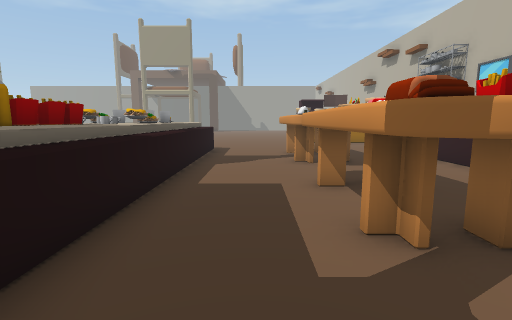
view 1 (above)

23 first-person views from a walk through a Unity game level. The camera is 1.3 m above the floor, tilts 8° down and sees 85° across. The floor is counted in squares, 1 m on a side. Each view is taken from the middle of a square. On the plan, view 1 faces up. The plan holds only what a view shows up to about 13 squares ahead; the rest is blank. The place goes on beyond the plan. Some animated figures are not drawn.

view 2
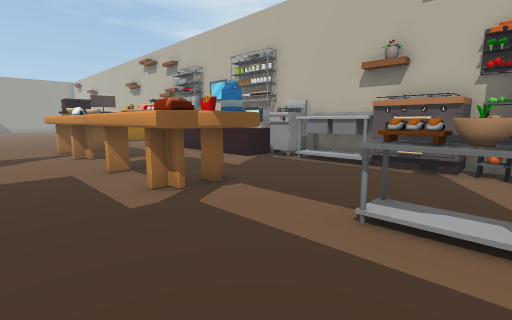

view 3
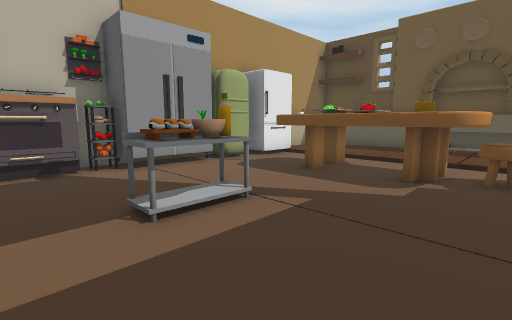

view 4
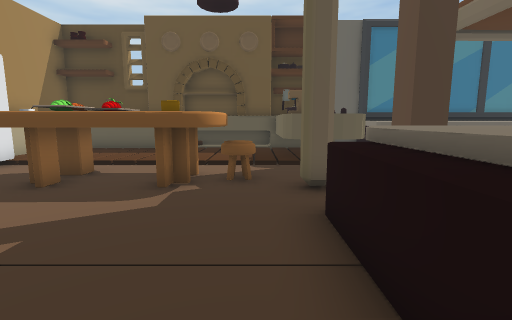

view 5
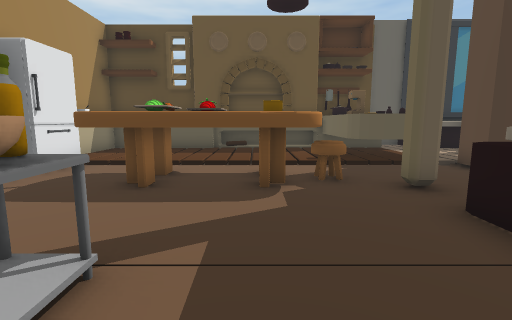

view 6
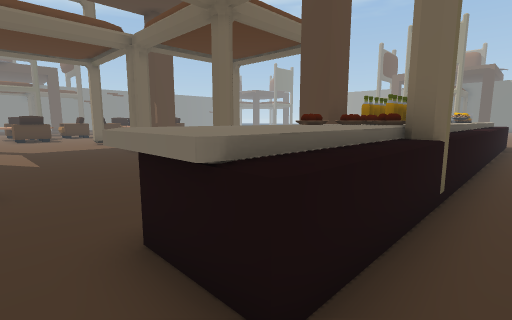

view 7
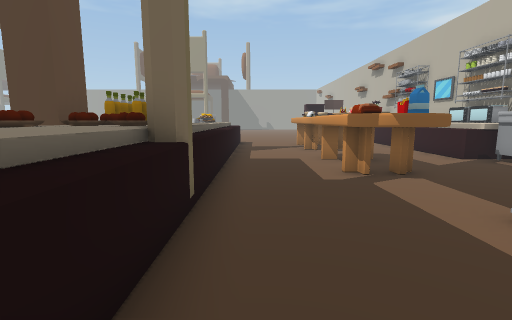

view 8
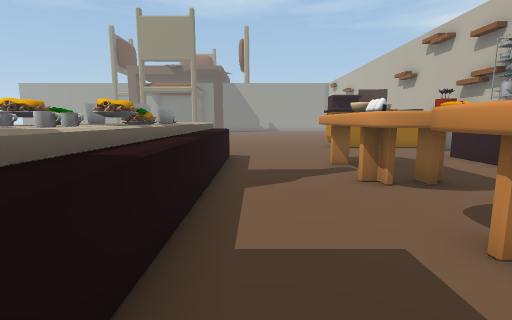

view 9
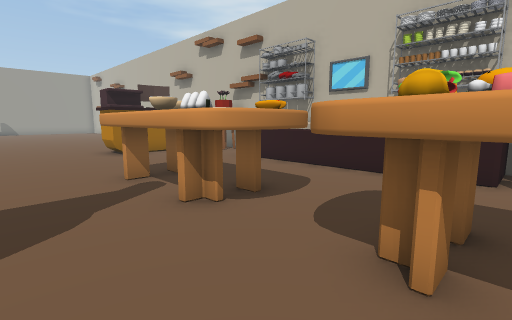

view 10
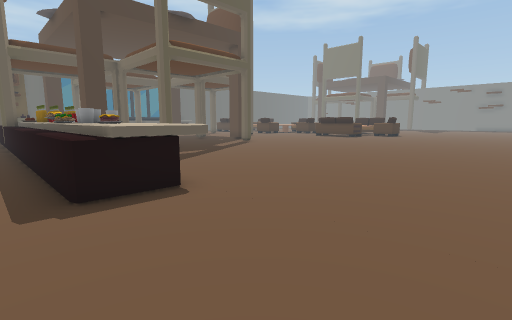

view 11
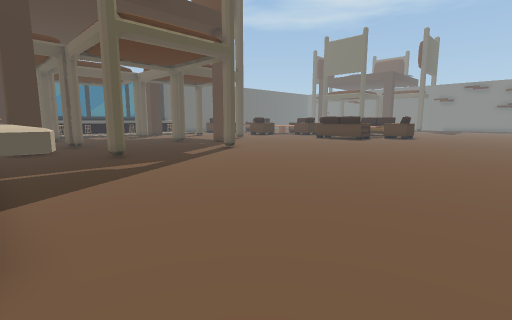

view 12
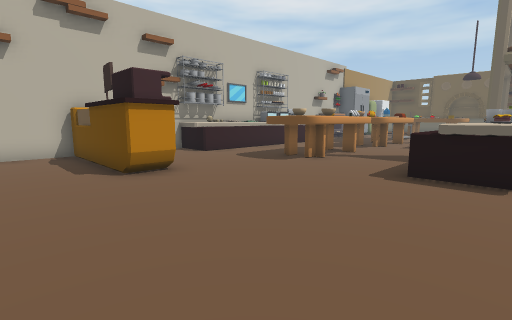

view 13
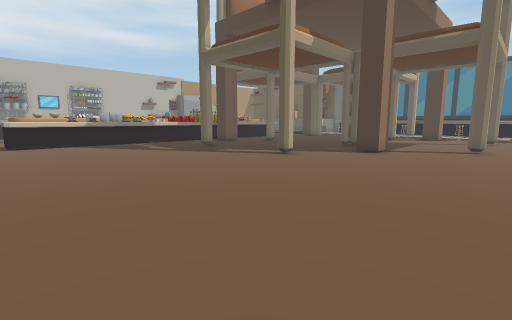

view 14
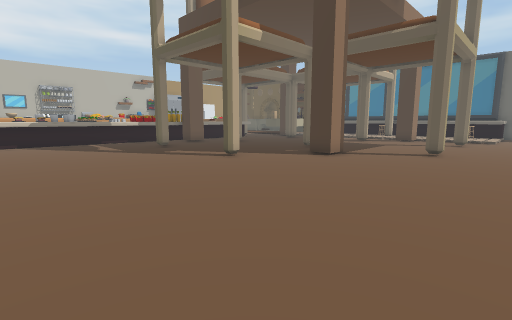

view 15
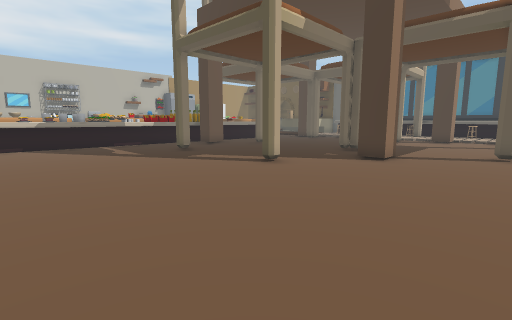

view 16
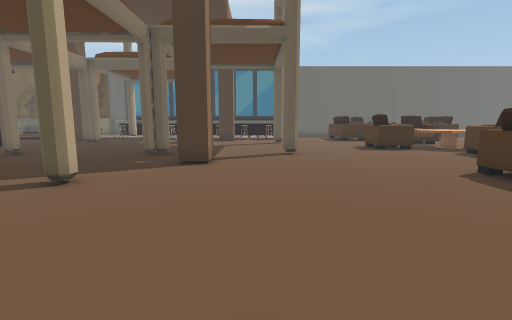

view 17
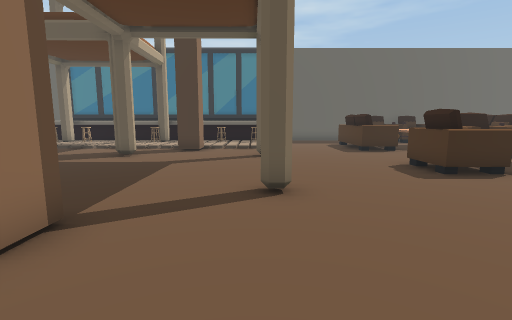

view 18
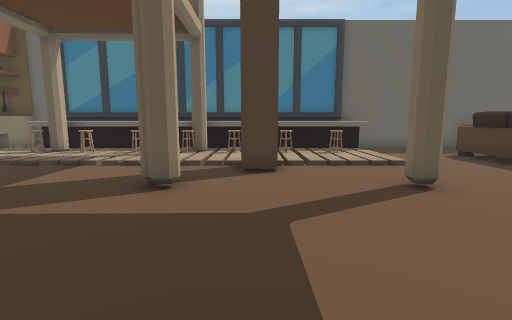

view 19
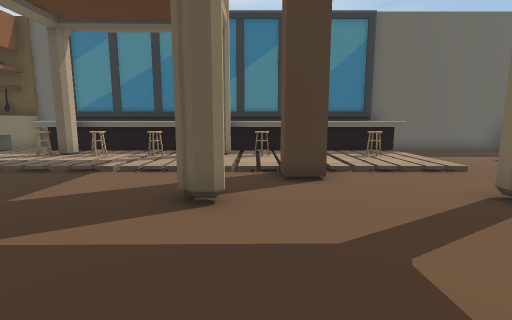

view 20
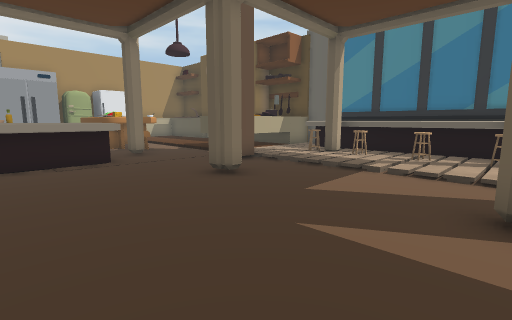

view 21
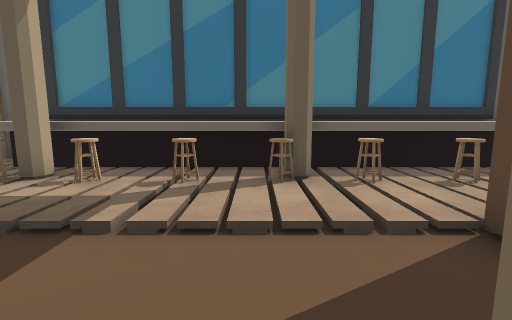

view 22
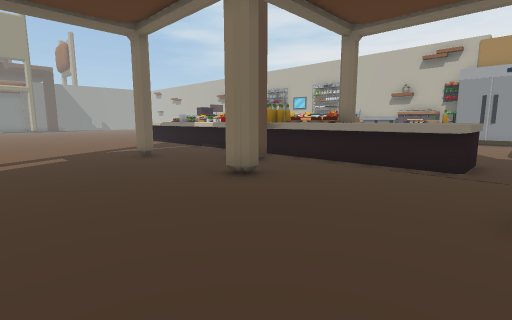

view 23
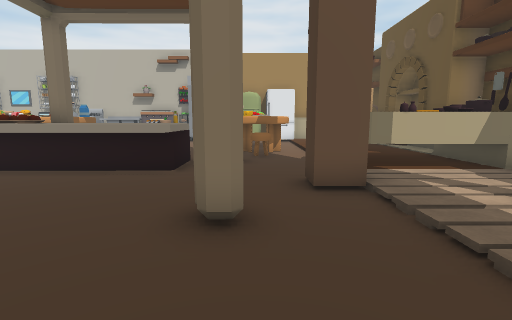

### Floor plan
Key: @ floor where view 1 was taken; # wall or solid block; x gap in a wall; . main floor; : floor 0.25 m higher than the main floor; / step, stairs or slope; ^ raised ledge; O other object.
Columns run from 23 left of view 1 to 8 right of it. Each row starts with its distance up from view 1.
 20                    . ..........
 19                     ...........#
 18            ....................#
 17       ....................######
 16       ....................### ##
 15    ...........................#
 14    ............................
 13     ...............^^^.......OOO
 12   .................^^^..OOO..O
 11    ................^O^..OOO..O
 10   .................OO^..OO ..O
  9   .................OO^..OOO..O
  8   .................OO^..OOO..OO
  7 O .................OO^... ...OO
  6 O..................OO^..OOO..OOO
  5 O.........#........OO^..OOO...O#
  4 O.................. O^..O  ...O#
  3 ...................OO^..OOO...O#
  2 ........#.........#OO^..OOO...O#
  1 ...................OO^........O
  0 ..........#........OO#.@......O
 -1 ...................O^^...OO...OO
 -2 O..................^^^...OO...OO
 -3 O..................^^^........O
 -4 ...................^^^........O
 -5 ................#......OOOOO..#
 -6 ......................OOO OO..O
 -7 O................##....OO OO.OO
 -8 O...////#////////##^^////////OO
 -9 O...  // /////     ^ O//////:/^
-10 O... O O O/OO/O/O  ^^^//////:/O
-11 ....^O^O^Ox^^^O^^^ ^^^//////:/^
-12 ....^^^^^^^^^^^^^^ ^^^#^###^^^^
-13 ....^^^^^^^^^^^^^^ ^#######
-14 #####################

Where each view was taken, in squares from view 1:
view 1: 0 up, 0 right, facing up
view 2: 2 down, 1 left, facing up-right
view 3: 1 up, 1 left, facing down-right
view 4: 0 up, 1 left, facing down
view 5: 0 up, 1 right, facing down
view 6: 5 down, 1 left, facing up-left
view 7: 4 down, 1 left, facing up
view 8: 3 up, 1 left, facing up
view 9: 5 up, 1 left, facing up-right
view 10: 18 up, 1 left, facing down-left
view 11: 16 up, 4 left, facing down-left
view 12: 20 up, 4 left, facing down-right
view 13: 14 up, 20 left, facing down-right
view 14: 12 up, 21 left, facing down-right
view 15: 12 up, 19 left, facing down-right
view 16: 11 up, 17 left, facing down
view 17: 5 up, 18 left, facing down
view 18: 0 up, 15 left, facing down
view 19: 1 down, 14 left, facing down
view 20: 1 down, 13 left, facing down-right
view 21: 5 down, 12 left, facing down
view 22: 5 down, 12 left, facing up-right
view 23: 6 down, 11 left, facing right
